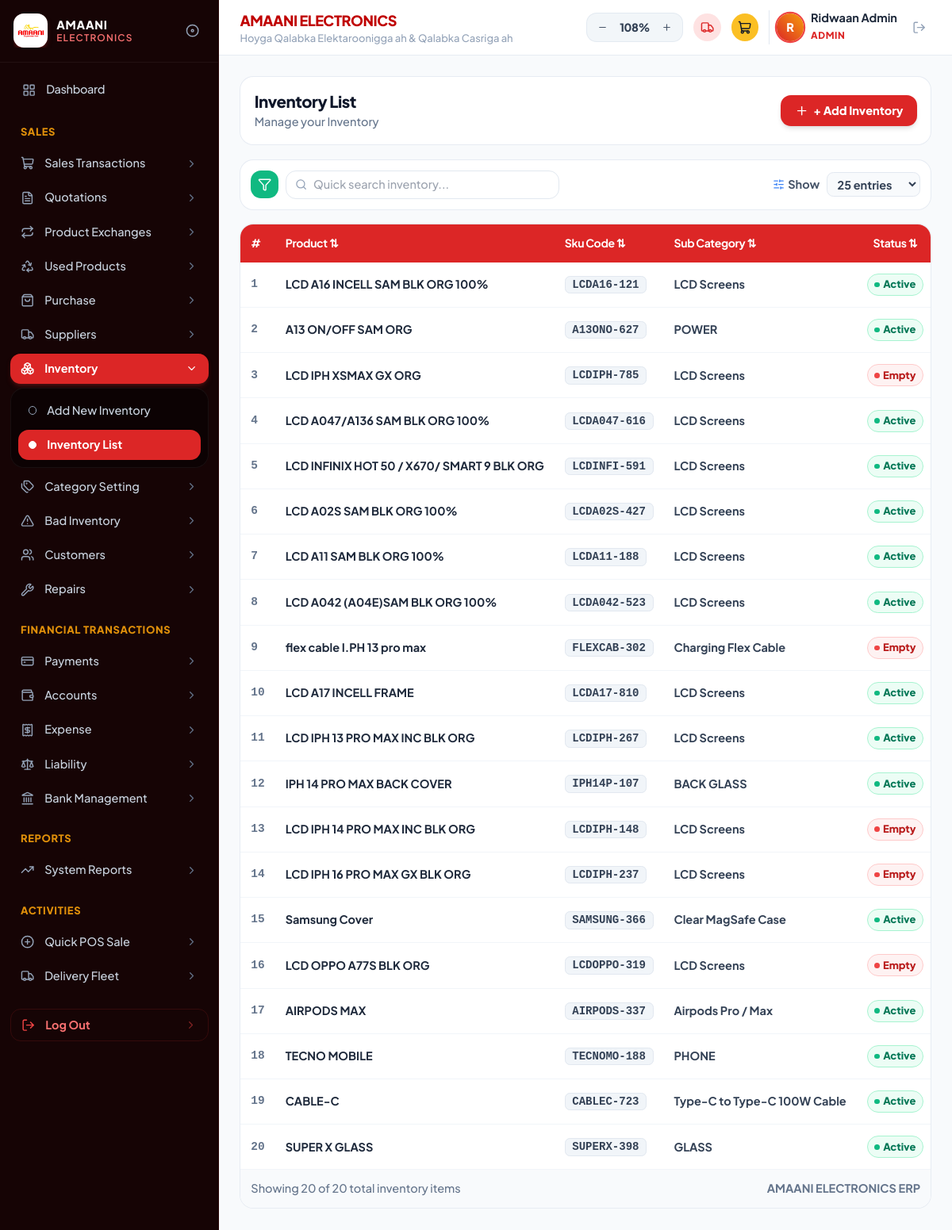
The app's page /inventory.php (signed in) with its own data.
### tables this page shows
CREATE TABLE `products` (
  `id` int(11) NOT NULL AUTO_INCREMENT,
  `code` varchar(50) DEFAULT NULL,
  `name` varchar(255) DEFAULT NULL,
  `category` varchar(100) DEFAULT NULL,
  `subcategory` varchar(150) DEFAULT '',
  `type` varchar(50) DEFAULT 'Brand New',
  `ram` varchar(50) DEFAULT '',
  `storage` varchar(50) DEFAULT '',
  `retail_price` decimal(10,2) DEFAULT 0.00,
  `wholesale_price` decimal(10,2) DEFAULT 0.00,
  `stock_qty` int(11) DEFAULT 15,
  `min_threshold` int(11) DEFAULT 5,
  `image_icon` varchar(50) DEFAULT '?',
  `unit` varchar(50) DEFAULT 'Pcs',
  `last_price` decimal(10,2) DEFAULT 0.00,
  `prev_price` decimal(10,2) DEFAULT 0.00,
  `prev_wholesale` decimal(10,2) DEFAULT 0.00,
  `supplier` varchar(150) DEFAULT '',
  `created_user` varchar(100) DEFAULT 'Admin',
  `created_at` date DEFAULT curdate(),
  `barcode` varchar(100) DEFAULT '',
  `notes` text DEFAULT NULL,
  PRIMARY KEY (`id`),
  UNIQUE KEY `code` (`code`)
);

### inventory.php (the view, shortened to what this page needs)
<?php
require_once __DIR__ . '/includes/header.php';
require_once __DIR__ . '/includes/sidebar.php';
$search = trim($_GET['q'] ?? '');
$limit = intval($_GET['limit'] ?? 25);
$sql = "SELECT * FROM products WHERE 1=1";
$sql .= " ORDER BY id DESC LIMIT $limit";
$products = $pdo->query($sql)->fetchAll();
$totalCount = $pdo->query("SELECT COUNT(*) FROM products")->fetchColumn();
?>
<main class="space-y-4 animate-fade-in">
    <div class="flex flex-col sm:flex-row sm:items-center justify-between gap-3 bg-white p-4 rounded-2xl border border-slate-200/80 shadow-xs">
        <div>
            <h1 class="text-lg font-black text-slate-900 tracking-tight">Inventory List</h1>
            <p class="text-xs text-slate-500 font-medium">Manage your Inventory</p>
        </div>
        <a href="add_inventory.php" class="inline-flex items-center gap-1.5 px-4 py-2 rounded-xl bg-red-600 hover:bg-red-700 text-white font-black text-xs shadow-md transition-all active:scale-95 cursor-pointer">
            <i data-lucide="plus" class="w-4 h-4"></i>
            <span>+ Add Inventory</span>
        </a>
    </div>
    <div class="bg-white rounded-2xl border border-slate-200/80 p-3 shadow-xs flex flex-col sm:flex-row items-center justify-between gap-3">
        <form method="GET" class="flex items-center gap-2 w-full sm:w-auto">
            <div class="w-8 h-8 rounded-xl bg-emerald-500 text-white flex items-center justify-center shrink-0 shadow-xs">
                <i data-lucide="filter" class="w-4 h-4"></i>
            </div>
            <div class="relative w-full sm:w-80">
                <i data-lucide="search" class="w-3.5 h-3.5 absolute left-3 top-2.5 text-slate-400"></i>
                <input type="text" name="q" value="<?= htmlspecialchars($search) ?>" placeholder="Quick search inventory..." class="w-full pl-8 pr-3 py-1.5 rounded-xl border border-slate-200 text-xs font-medium focus:border-red-600 outline-none">
            </div>
        </form>
        <form method="GET" class="flex items-center gap-2 text-xs text-slate-600 self-end sm:self-auto">
            <span class="font-bold flex items-center gap-1">
                <i data-lucide="sliders-horizontal" class="w-3.5 h-3.5 text-blue-500"></i> Show
            </span>
            <select name="limit" onchange="this.form.submit()" class="bg-slate-50 border border-slate-200 rounded-lg px-2 py-1 text-xs font-bold text-slate-700 outline-none cursor-pointer">
                <option value="25" <?= $limit == 25 ? 'selected' : '' ?>>25 entries</option>
            </select>
        </form>
    </div>
    <div class="bg-white rounded-2xl border border-slate-200/80 shadow-xs overflow-hidden">
        <div class="overflow-x-auto">
            <table class="w-full text-left text-xs whitespace-nowrap">
                <thead class="bg-red-600 text-white font-extrabold text-[11px] tracking-tight">
                    <tr>
                        <th class="py-3 px-3">#</th>
                        <th class="py-3 px-3">Product ⇅</th>
                        <th class="py-3 px-3">Sku Code ⇅</th>
                        <th class="py-3 px-3">Sub Category ⇅</th>
                        <th class="py-3 px-3 text-center">Status ⇅</th>
                    </tr>
                </thead>
                <tbody class="divide-y divide-slate-100">
                    <?php if (empty($products)): ?>
                    <tr>
                        <td colspan="14" class="py-12 text-center text-slate-400 font-medium">
                            <i data-lucide="package" class="w-8 h-8 mx-auto text-slate-300 mb-2"></i>
                            <p>No inventory records found matching your search.</p>
                        </td>
                    </tr>
                    <?php else: ?>
                    <?php foreach ($products as $idx => $p):
                        $qty = floatval($p['stock_qty']);
                        $isActive = $qty > 0;
                        $serialCode = !empty($p['code']) ? $p['code'] : 'SKU-' . $p['id'];
                        $subCategoryVal = !empty($p['subcategory']) ? $p['subcategory'] : (!empty($p['type']) ? $p['type'] : 'General');
                    ?>
                    <tr class="hover:bg-slate-50 transition-colors">
                        <td class="py-2.5 px-3 font-mono font-bold text-slate-500"><?= $idx + 1 ?></td>
                        <td class="py-2.5 px-3 font-bold text-slate-800"><?= htmlspecialchars($p['name']) ?></td>
                        <td class="py-2.5 px-3">
                            <span class="px-2 py-0.5 rounded-md bg-slate-100 text-slate-700 font-mono text-[11px] font-semibold border border-slate-200">
                                <?= htmlspecialchars($serialCode) ?>
                            </span>
                        </td>
                        <td class="py-2.5 px-3 text-slate-700 font-bold"><?= htmlspecialchars($subCategoryVal) ?></td>
                        <td class="py-2.5 px-3 text-center">
                            <?php if ($isActive): ?>
                                <span class="inline-flex items-center gap-1 px-2 py-0.5 rounded-full text-[10px] font-extrabold bg-emerald-50 text-emerald-700 border border-emerald-200">
                                    <span class="w-1.5 h-1.5 rounded-full bg-emerald-500"></span> Active
                                </span>
                            <?php else: ?>
                                <span class="inline-flex items-center gap-1 px-2 py-0.5 rounded-full text-[10px] font-extrabold bg-red-50 text-red-700 border border-red-200">
                                    <span class="w-1.5 h-1.5 rounded-full bg-red-500"></span> Empty
                                </span>
                            <?php endif; ?>
                        </td>
                    </tr>
                    <?php endforeach; ?>
                    <?php endif; ?>
                </tbody>
            </table>
        </div>
        <div class="p-3 bg-slate-50 border-t border-slate-100 flex items-center justify-between text-xs text-slate-500 font-medium">
            <span>Showing <?= count($products) ?> of <?= $totalCount ?> total inventory items</span>
            <span class="font-bold">AMAANI ELECTRONICS ERP</span>
        </div>
    </div>
</main>
<?php require_once __DIR__ . '/includes/footer.php'; ?>

### includes/header.php (style rules this page uses)
html { font-size: 16px; zoom: 1.08; }
body { font-family: 'Plus Jakarta Sans', sans-serif; font-size: 0.95rem; -webkit-font-smoothing: antialiased; }
.font-mono { font-family: 'JetBrains Mono', monospace; }
.text-\[10px\] { font-size: 12px !important; }
.text-\[11px\] { font-size: 13px !important; }

### records on screen
products: name "LCD A16 INCELL SAM BLK ORG 100%", code "LCDA16-121", subcategory "LCD Screens", stock_qty "Active"
products: name "A13 ON/OFF SAM ORG", code "A13ONO-627", subcategory "POWER", stock_qty "Active"
products: name "LCD IPH XSMAX GX ORG", code "LCDIPH-785", subcategory "LCD Screens", stock_qty 0 (drawn)
products: name "LCD A047/A136 SAM BLK ORG 100%", code "LCDA047-616", subcategory "LCD Screens", stock_qty "Active"
products: name "LCD INFINIX HOT 50 / X670/ SMART 9 BLK ORG", code "LCDINFI-591", subcategory "LCD Screens", stock_qty "Active"
products: name "LCD A02S SAM BLK ORG 100%", code "LCDA02S-427", subcategory "LCD Screens", stock_qty "Active"
products: name "LCD A11 SAM BLK ORG 100%", code "LCDA11-188", subcategory "LCD Screens", stock_qty "Active"
products: name "LCD A042 (A04E)SAM BLK ORG 100%", code "LCDA042-523", subcategory "LCD Screens", stock_qty "Active"
products: name "flex cable I.PH 13 pro max", code "FLEXCAB-302", subcategory "Charging Flex Cable", stock_qty 0 (drawn)
products: name "LCD A17 INCELL FRAME", code "LCDA17-810", subcategory "LCD Screens", stock_qty "Active"
products: name "LCD IPH 13 PRO MAX INC BLK ORG", code "LCDIPH-267", subcategory "LCD Screens", stock_qty "Active"
products: name "IPH 14 PRO MAX BACK COVER", code "IPH14P-107", subcategory "BACK GLASS", stock_qty "Active"
products: name "LCD IPH 14 PRO MAX INC BLK ORG", code "LCDIPH-148", subcategory "LCD Screens", stock_qty 0 (drawn)
products: name "LCD IPH 16 PRO MAX GX BLK ORG", code "LCDIPH-237", subcategory "LCD Screens", stock_qty 0 (drawn)
products: name "Samsung Cover", code "SAMSUNG-366", subcategory "Clear MagSafe Case", stock_qty "Active"
products: name "LCD OPPO A77S BLK ORG", code "LCDOPPO-319", subcategory "LCD Screens", stock_qty 0 (drawn)
products: name "AIRPODS MAX", code "AIRPODS-337", subcategory "Airpods Pro / Max", stock_qty "Active"
products: name "TECNO MOBILE", code "TECNOMO-188", subcategory "PHONE", stock_qty "Active"
products: name "CABLE-C", code "CABLEC-723", subcategory "Type-C to Type-C 100W Cable", stock_qty "Active"
products: name "SUPER X GLASS", code "SUPERX-398", subcategory "GLASS", stock_qty "Active"

### other values on screen
$userInitial "R"
$userName "Ridwaan Admin"
$userRole "ADMIN"
count($products) "20"
$totalCount "20"
